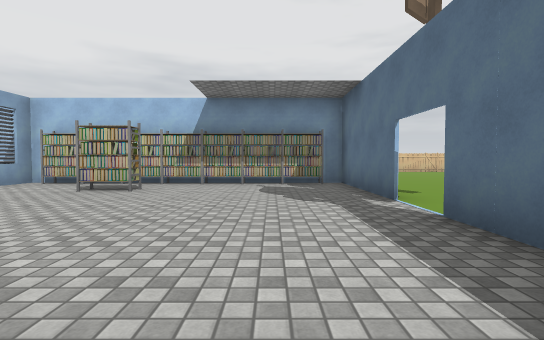
[1] (above)

12 first-person views from a walk through a 3-D level made in the Unity game engine. The camera is 1.2 m above the floor, tilts 2° down and sees 85° across. The floor is counted in squares, 2 m on a side. Each view is taken from the middle of a square. On the plan, view 1 faces up. The plan holds only what a view shows up to about 9 squares ahead; the rest is blank. The place goes on beyond the plan. The player character is not drawn. Some animated figures are left out. Door leaves are left out, so doorways stand open. Some surface patterns are stand-ins.

[2]
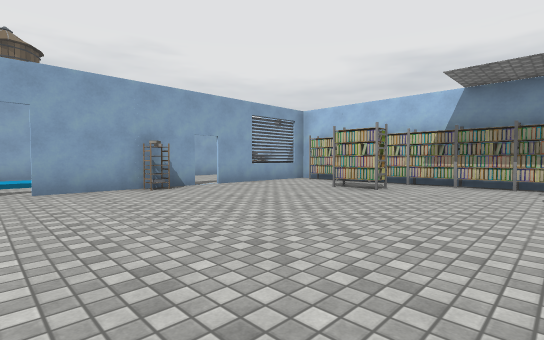

[3]
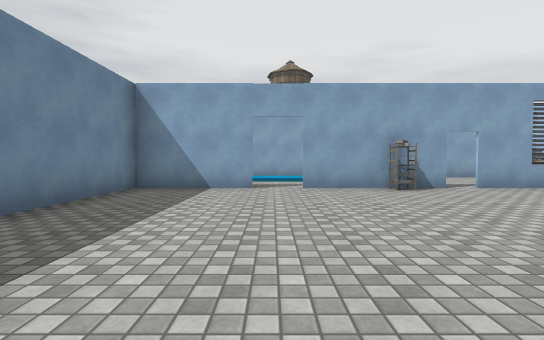

[4]
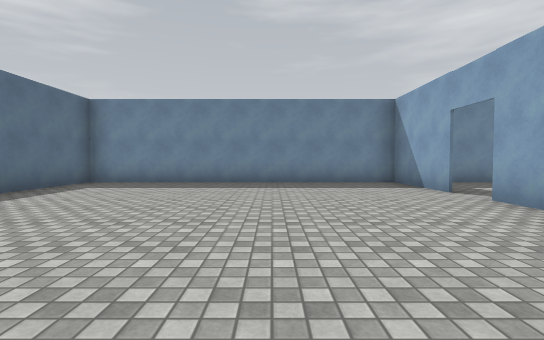

[5]
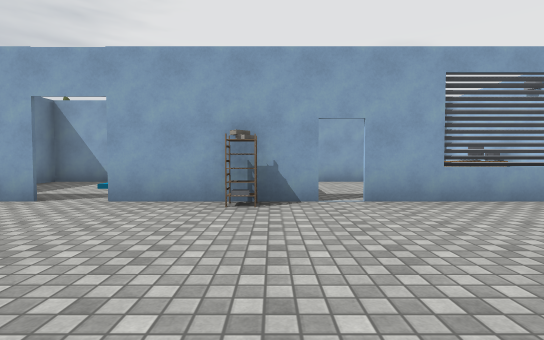

[6]
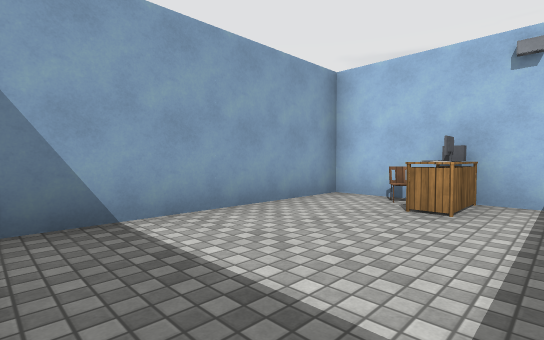

[7]
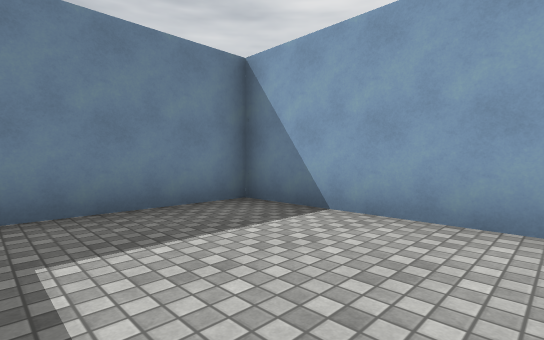

[8]
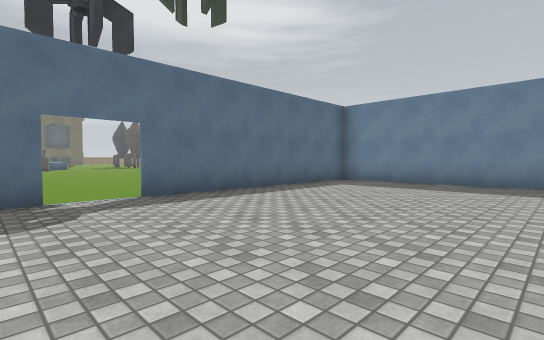

[9]
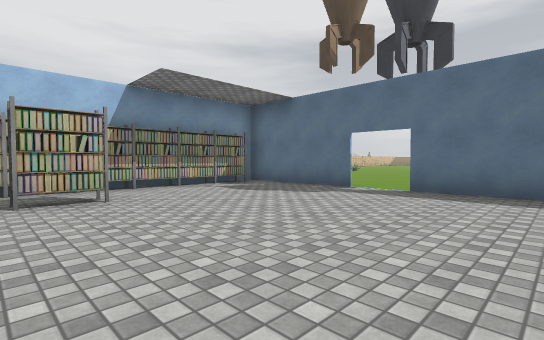

[10]
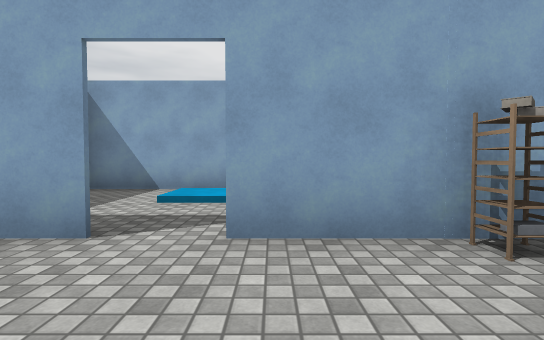

[11]
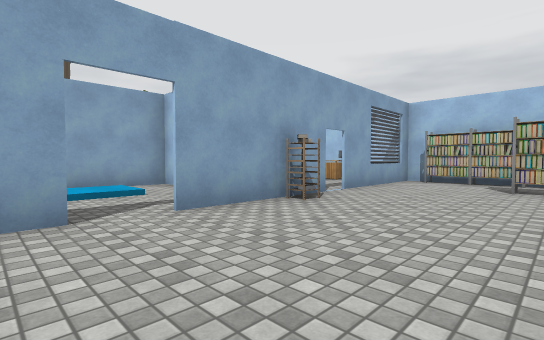

[12]
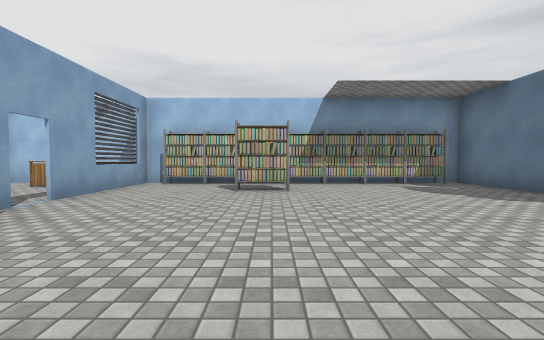

### Floor plan
Key: @ floor where view 1 was taken; # wall or solid block; . floor; / step, stairs or slope; D open door; = window, fence, low wall or low ledge; O other object.
Columns run from 10 left of view 1 to 7 right of it. Each row starts with its distance up from view 1.
  9               ..
  8 #############...
  7 #OO.=######.#..
  6 #...=..O....#..
  5 #...#.......#..
  4 #...D.............
  3 #...O.......#.....
  2 #####.......# ...
  1 #//.#.......#
  0 #//.D.....@.#
 -1 #...#.......#
 -2 #...#.......#
 -3 #############

Positions as (right, up) in squares from view 1, and headings:
1: (0, 0), facing up
2: (0, 0), facing up-left
3: (0, 0), facing left
4: (-3, 5), facing down
5: (-2, 3), facing left
6: (-7, 3), facing up-left
7: (-7, 6), facing down-left
8: (-3, 5), facing down-right
9: (-4, 1), facing up-right
10: (-4, 1), facing left
11: (-3, -1), facing up-left
12: (-3, 0), facing up
